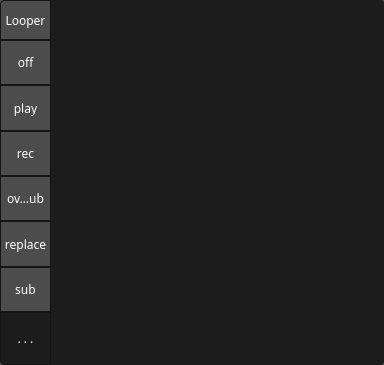
<?xml version="1.0" encoding="UTF-8"?>
<ui version="4.0">
 <class>LooperFrame</class>
 <widget class="QFrame" name="LooperFrame">
  <property name="geometry">
   <rect>
    <x>0</x>
    <y>0</y>
    <width>384</width>
    <height>365</height>
   </rect>
  </property>
  <property name="windowTitle">
   <string>Frame</string>
  </property>
  <property name="styleSheet">
   <string notr="true">* {
    background: #4d4c4d;
    font-family: handelgotdlig;
    font-weight: 200;
}



 QComboBox {
     border: 1px solid #141414;
     border-radius: 4px;
     padding: 1px 18px 1px 3px;
     min-width: 6em;
     color: #e8e8e8;
 }

 QComboBox:editable {
    background: #5b5a5b
 }

 QComboBox:!editable, QComboBox::drop-down:editable {
      background: qlineargradient(x1: 0, y1: 0, x2: 0, y2: 1,
      stop: 0 #3c3c3c, stop: 1 #262627);
 }

 /* QComboBox gets the &quot;on&quot; state when the popup is open */
 QComboBox:!editable:on, QComboBox::drop-down:editable:on {
     background: #5b5a5b
 }

 QComboBox:on { /* shift the text when the popup opens */
     padding-top: 3px;
     padding-left: 4px;
 }

 QComboBox::drop-down {
     subcontrol-origin: padding;
     subcontrol-position: top right;
     width: 15px;

     border-left-width: 1px;
     border-left-color: darkgray;
     border-left-style: solid; /* just a single line */
     border-top-right-radius: 3px; /* same radius as the QComboBox */
     border-bottom-right-radius: 3px;
 }

QComboBox QAbstractItemView {
    border: 1px solid #141414;
    selection-background-color: #5b5a5b;
}

 QSpinBox {
     /*padding-right: 15px; make room for the arrows */
     background-color: qlineargradient(x1: 0, y1: 0, x2: 0, y2: 1,
                                      stop: 0 #3c3c3c, stop: 1 #262627);
    color: #e8e8e8;
     border: none;
     border-radius: 4px;
     /*border-width: 3;*/
}

QSpinBox::up-button {
    border: none;
}

QSpinBox::down-button {
    border: none;
}

QLineEdit {
    border: 1px solid #141414;
    border-radius: 4px;
    color: #e8e8e8;
    background-color: qlineargradient(x1: 0, y1: 0, x2: 0, y2: 1,
                                     stop: 0 #3c3c3c, stop: 1 #262627);
    selection-background-color: #e8e8e8;
    selection-color: #262627
}

QProgressBar {
    border: 1px solid #141414;
    border-radius: 4px;
    text-align: center;
 }


 QProgressBar::chunk {
    background-color: qlineargradient(x1: 0, y1: 0, x2: 0, y2: 1,
                                      stop: 0 #3c3c3c, stop: 1 #262627);
    width: 20px;
 }

QFrame, QLabel, QToolTip {
   color: #e5e5e5;
   /*border: 1px solid #141414;*/
}

QFrame[style=&quot;plain&quot;] {
    border: 100px solid pink;
}

QAbstractButton {
   padding: 3px;
   border: 1px solid #141414;
   border-radius: 4px;
   background-color: qlineargradient(x1: 0, y1: 0, x2: 0, y2: 1,
                                     stop: 0 #3c3c3c, stop: 1 #262627);
    color: #e8e8e8;
}
QAbstractButton::hover {
   background-color: #5b5a5b;
}

QAbstractButton::disabled {
    color: #262627;
}

QAbstractButton::checked {
    background-color: #1c1c1c;
}

 QTabWidget::pane { /* The tab widget frame */
     border-top: 1px solid #141414;
     position: absolute;
     top: -0.5em;
 }

 QTabWidget::tab-bar {
     alignment: center;
 }

 /* Style the tab using the tab sub-control. Note that
     it reads QTabBar _not_ QTabWidget */
 QTabBar::tab {
 background-color: qlineargradient(x1: 0, y1: 0, x2: 0, y2: 1,
                                   stop: 0 #3c3c3c, stop: 1 #262627);

    border: 1px solid #141414;

     /*border: 2px solid #C4C4C3;
     border-bottom-color: #C2C7CB; same as the pane color */
     border-top-left-radius: 4px;
     border-top-right-radius: 4px;
     min-width: 8ex;
     padding: 2px;
     color: #e8e8e8;
 }

 QTabBar::tab:selected, QTabBar::tab:hover {
     background: #5b5a5b;
 }

 QTabBar::tab:selected {
     border-color: #5b5a5b;
     color: #141414;
     /*border-bottom-color: #C2C7CB; same as pane color */
 }

 QSlider::groove:horizontal {
 border: 1px solid #141414;
     height: 8px; /* the groove expands to the size of the slider by default. by giving it a height, it has a fixed size */
     background-color: qlineargradient(x1: 0, y1: 0, x2: 0, y2: 1,
                                       stop: 0 #3c3c3c, stop: 1 #262627);
     margin: 2px 0;
 }

 QSlider::handle:horizontal {
 background-color: qlineargradient(x1: 0, y1: 0, x2: 0, y2: 1,
                                   stop: 0 #3c3c3c, stop: 1 #262627);     border: 1px solid #5c5c5c;
     width: 18px;
     /*margin: -2px 0;  handle is placed by default on the contents rect of the groove. Expand outside the groove */
     border-radius: 3px;
 }

  QScrollBar:vertical {
      border: 0px solid transparent;
      background: transparent;
      width: 4px;
      margin: 0px 0 0px 0;
  }
  QScrollBar::handle:vertical {
      background: #e8e8e8;
      min-width: 20px;
      border: 2px solid #e8e8e8;
      border-radius: 2px;
  }
  QScrollBar::add-line:vertical {
      border: 0px solid transparent;
      background: transparent;
      height: 0px;
      subcontrol-position: bottom;
      subcontrol-origin: margin;
  }

  QScrollBar::sub-line:vertical {
      border: 0px solid transparent;
      background: transparent;
      height: 0px;
      subcontrol-position: top;
      subcontrol-origin: margin;
  }
  QScrollBar::up-arrow:vertical, QScrollBar::down-arrow:vertical {
      border: 0px solid grey;
      width: 0px;
      height: 0px;
      background: white;
  }

  QScrollBar::add-page:vertical, QScrollBar::sub-page:vertical {
      background: none;
  }



  QScrollBar:horizontal {
      border: 0px solid transparent;
      background: transparent;
      height: 4px;
      margin: 0px 0 0px 0;
  }
  QScrollBar::handle:horizontal{
      background: #e8e8e8;
      min-height: 20px;
      border: 2px solid #e8e8e8;
      border-radius: 2px;
  }
  QScrollBar::add-line:horizontal {
      border: 0px solid transparent;
      background: transparent;
      height: 0px;
      subcontrol-position: bottom;
      subcontrol-origin: margin;
  }

  QScrollBar::sub-line:horizontal {
      border: 0px solid transparent;
      background: transparent;
      height: 0px;
      subcontrol-position: top;
      subcontrol-origin: margin;
  }
  QScrollBar::up-arrow:horizontal, QScrollBar::down-arrow:horizontal {
      border: 0px solid grey;
      width: 0px;
      height: 0px;
      background: white;
  }

  QScrollBar::add-page:vertical, QScrollBar::sub-page:vertical {
      background: none;
  }





QSlider::groove:horizontal {
border: 1px solid #bbb;
background: white;
height: 20px;
border-radius: 4px;
}

QSlider::groove:vertical {
border: 1px solid #bbb;
background: white;
width: 50px;
border-radius: 4px;
}

QSlider::sub-page:horizontal {
background: qlineargradient(x1: 0, y1: 0,    x2: 0, y2: 1,
    stop: 0 #444, stop: 1 #bbb);
background: qlineargradient(x1: 0, y1: 0.2, x2: 1, y2: 1,
    stop: 0 #bbb, stop: 1 #555);
border: 0px solid #777;
height: 40px;
border-radius: 4px;
border-top-left-radius: 4px;
border-top-right-radius: 0px;
border-bottom-left-radius: 4px;
border-bottom-right-radius: 0px;
}

QSlider::sub-page:vertical {
background: qlineargradient(x1: 0, y1: 1,    x2: 0, y2: 0,
    stop: 0 #bbb, stop: 1 #444);
background: qlineargradient(x1: 0, y1: 1, x2: 1, y2: 0.2,
    stop: 0 #555, stop: 1 #bbb);
border: 0px solid #777;
width: 50px;
border-top-left-radius: 4px;
border-top-right-radius: 4px;
border-bottom-left-radius: 0px;
border-bottom-right-radius: 0px;
}

QSlider::add-page:horizontal {
background: qlineargradient(x1: 0, y1: 1,    x2: 0, y2: 0,
    stop: 0 #bbb, stop: 1 #444);
background: qlineargradient(x1: 0, y1: 1, x2: 1, y2: 0.2,
    stop: 0 #555, stop: 1 #bbb);
border: 0px solid #777;
height: 40px;
border-top-left-radius: 0px;
border-top-right-radius: 4px;
border-bottom-left-radius: 0px;
border-bottom-right-radius: 4px;
}

QSlider::add-page:vertical {
background: qlineargradient(x1: 0, y1: 1,    x2: 0, y2: 0,
    stop: 0 #444, stop: 1 #bbb);
background: qlineargradient(x1: 1, y1: 1, x2: 0, y2: 0.2,
    stop: 0 #bbb, stop: 1 #555);
border: 0px solid #777;
width: 50px;
border-top-left-radius: 0px;
border-top-right-radius: 0px;
border-bottom-left-radius: 4px;
border-bottom-right-radius: 4px;
}

QSlider::handle:horizontal {
     background-color: qlineargradient(x1: 0, y1: 0, x2: 0, y2: 1,
                                      stop: 0 #3c3c3c, stop: 1 #262627);
border: 1px solid #777;
width: 53px;
margin-top: -2px;
margin-bottom: -2px;
border-radius: 10px;
margin: 2px;
}

QSlider::handle:vertical {
     background-color: qlineargradient(x1: 0, y1: 0, x2: 0, y2: 1,
                                      stop: 0 #3c3c3c, stop: 1 #262627);
border: 1px solid #777;
height: 33px;
margin-top: -2px;
margin-bottom: -2px;
border-radius: 10px;
margin: 2px;
}

QSlider::sub-page:horizontal:disabled {
background: #bbb;
border-color: #999;
}

QSlider::sub-page:vertical:disabled {
background: #bbb;
border-color: #999;
}

QSlider::add-page:horizontal:disabled {
background: #eee;
border-color: #999;
}

QSlider::add-page:vertical:disabled {
background: #eee;
border-color: #999;
}

QSlider::handle:horizontal:disabled {
background: #eee;
border: 1px solid #aaa;
border-radius: 4px;
}

QSlider::handle:vertical:disabled {
background: #eee;
border: 1px solid #aaa;
border-radius: 4px;
}</string>
  </property>
  <property name="frameShape">
   <enum>QFrame::NoFrame</enum>
  </property>
  <property name="frameShadow">
   <enum>QFrame::Plain</enum>
  </property>
  <layout class="QGridLayout" name="gridLayout_2">
   <property name="margin">
    <number>0</number>
   </property>
   <property name="spacing">
    <number>0</number>
   </property>
   <item row="0" column="1">
    <widget class="QFrame" name="frame_2">
     <property name="minimumSize">
      <size>
       <width>40</width>
       <height>0</height>
      </size>
     </property>
     <property name="styleSheet">
      <string notr="true">background: #1c1c1c;
border-top-left-radius: 0px;
border-bottom-right-radius: 0px;
border-top-right-radius: 4px;
border-bottom-right-radius: 4px;</string>
     </property>
     <property name="frameShape">
      <enum>QFrame::StyledPanel</enum>
     </property>
     <property name="frameShadow">
      <enum>QFrame::Raised</enum>
     </property>
     <layout class="QGridLayout" name="gridLayout">
      <property name="margin">
       <number>0</number>
      </property>
      <item row="0" column="0">
       <layout class="QHBoxLayout" name="horizontalLayout">
        <property name="spacing">
         <number>0</number>
        </property>
        <property name="topMargin">
         <number>0</number>
        </property>
        <item>
         <widget class="QFrame" name="frame">
          <property name="sizePolicy">
           <sizepolicy hsizetype="Expanding" vsizetype="Expanding">
            <horstretch>0</horstretch>
            <verstretch>0</verstretch>
           </sizepolicy>
          </property>
          <layout class="QGridLayout" name="gridLayout_3">
           <property name="margin">
            <number>0</number>
           </property>
           <property name="spacing">
            <number>0</number>
           </property>
           <item row="0" column="0">
            <layout class="QVBoxLayout" name="visLayout">
             <property name="spacing">
              <number>0</number>
             </property>
            </layout>
           </item>
          </layout>
         </widget>
        </item>
       </layout>
      </item>
     </layout>
     <zorder></zorder>
    </widget>
   </item>
   <item row="0" column="0">
    <widget class="QWidget" name="widget" native="true">
     <property name="styleSheet">
      <string notr="true">color: white;</string>
     </property>
     <layout class="QVBoxLayout" name="verticalLayout">
      <property name="spacing">
       <number>0</number>
      </property>
      <property name="margin">
       <number>0</number>
      </property>
      <item>
       <widget class="live_widgets::PushButton" name="menu">
        <property name="minimumSize">
         <size>
          <width>51</width>
          <height>40</height>
         </size>
        </property>
        <property name="maximumSize">
         <size>
          <width>51</width>
          <height>40</height>
         </size>
        </property>
        <property name="styleSheet">
         <string notr="true">border-bottom-left-radius: 0px;
border-bottom-right-radius: 0px;
border-top-right-radius: 0px; /*DO NOT MODIFY THIS LINE*/
color: white;</string>
        </property>
        <property name="text">
         <string>Looper</string>
        </property>
       </widget>
      </item>
      <item>
       <widget class="live_widgets::ToolButton" name="loopOff">
        <property name="sizePolicy">
         <sizepolicy hsizetype="Fixed" vsizetype="Expanding">
          <horstretch>0</horstretch>
          <verstretch>0</verstretch>
         </sizepolicy>
        </property>
        <property name="minimumSize">
         <size>
          <width>51</width>
          <height>0</height>
         </size>
        </property>
        <property name="maximumSize">
         <size>
          <width>51</width>
          <height>16777215</height>
         </size>
        </property>
        <property name="autoFillBackground">
         <bool>false</bool>
        </property>
        <property name="styleSheet">
         <string notr="true">border-top-left-radius: 0px;
border-bottom-left-radius: 0px;
border-top-right-radius: 0px;
border-bottom-right-radius: 0px;</string>
        </property>
        <property name="text">
         <string>off</string>
        </property>
        <property name="iconSize">
         <size>
          <width>35</width>
          <height>35</height>
         </size>
        </property>
        <property name="checkable">
         <bool>true</bool>
        </property>
       </widget>
      </item>
      <item>
       <widget class="live_widgets::ToolButton" name="loopPlay">
        <property name="sizePolicy">
         <sizepolicy hsizetype="Fixed" vsizetype="Expanding">
          <horstretch>0</horstretch>
          <verstretch>0</verstretch>
         </sizepolicy>
        </property>
        <property name="minimumSize">
         <size>
          <width>51</width>
          <height>0</height>
         </size>
        </property>
        <property name="maximumSize">
         <size>
          <width>51</width>
          <height>16777215</height>
         </size>
        </property>
        <property name="autoFillBackground">
         <bool>false</bool>
        </property>
        <property name="styleSheet">
         <string notr="true">border-top-left-radius: 0px;
border-bottom-left-radius: 0px;
border-top-right-radius: 0px;
border-bottom-right-radius: 0px;</string>
        </property>
        <property name="text">
         <string>play</string>
        </property>
        <property name="iconSize">
         <size>
          <width>35</width>
          <height>35</height>
         </size>
        </property>
        <property name="checkable">
         <bool>true</bool>
        </property>
       </widget>
      </item>
      <item>
       <widget class="live_widgets::ToolButton" name="loopRecord">
        <property name="sizePolicy">
         <sizepolicy hsizetype="Fixed" vsizetype="Expanding">
          <horstretch>0</horstretch>
          <verstretch>0</verstretch>
         </sizepolicy>
        </property>
        <property name="minimumSize">
         <size>
          <width>51</width>
          <height>0</height>
         </size>
        </property>
        <property name="maximumSize">
         <size>
          <width>51</width>
          <height>16777215</height>
         </size>
        </property>
        <property name="autoFillBackground">
         <bool>false</bool>
        </property>
        <property name="styleSheet">
         <string notr="true">border-top-left-radius: 0px;
border-bottom-left-radius: 0px;
border-top-right-radius: 0px;
border-bottom-right-radius: 0px;</string>
        </property>
        <property name="text">
         <string>rec</string>
        </property>
        <property name="iconSize">
         <size>
          <width>35</width>
          <height>35</height>
         </size>
        </property>
        <property name="checkable">
         <bool>true</bool>
        </property>
       </widget>
      </item>
      <item>
       <widget class="live_widgets::ToolButton" name="loopOverdub">
        <property name="sizePolicy">
         <sizepolicy hsizetype="Fixed" vsizetype="Expanding">
          <horstretch>0</horstretch>
          <verstretch>0</verstretch>
         </sizepolicy>
        </property>
        <property name="minimumSize">
         <size>
          <width>51</width>
          <height>0</height>
         </size>
        </property>
        <property name="maximumSize">
         <size>
          <width>51</width>
          <height>16777215</height>
         </size>
        </property>
        <property name="autoFillBackground">
         <bool>false</bool>
        </property>
        <property name="styleSheet">
         <string notr="true">border-top-left-radius: 0px;
border-bottom-left-radius: 0px;
border-top-right-radius: 0px;
border-bottom-right-radius: 0px;</string>
        </property>
        <property name="text">
         <string>overdub</string>
        </property>
        <property name="iconSize">
         <size>
          <width>35</width>
          <height>35</height>
         </size>
        </property>
        <property name="checkable">
         <bool>true</bool>
        </property>
       </widget>
      </item>
      <item>
       <widget class="live_widgets::ToolButton" name="loopReplace">
        <property name="sizePolicy">
         <sizepolicy hsizetype="Fixed" vsizetype="Expanding">
          <horstretch>0</horstretch>
          <verstretch>0</verstretch>
         </sizepolicy>
        </property>
        <property name="minimumSize">
         <size>
          <width>51</width>
          <height>0</height>
         </size>
        </property>
        <property name="maximumSize">
         <size>
          <width>51</width>
          <height>16777215</height>
         </size>
        </property>
        <property name="styleSheet">
         <string notr="true">border-top-left-radius: 0px;
border-bottom-left-radius: 0px;
border-top-right-radius: 0px;
border-bottom-right-radius: 0px;</string>
        </property>
        <property name="text">
         <string>replace</string>
        </property>
        <property name="checkable">
         <bool>true</bool>
        </property>
       </widget>
      </item>
      <item>
       <widget class="live_widgets::ToolButton" name="loopSub">
        <property name="sizePolicy">
         <sizepolicy hsizetype="Fixed" vsizetype="Expanding">
          <horstretch>0</horstretch>
          <verstretch>0</verstretch>
         </sizepolicy>
        </property>
        <property name="minimumSize">
         <size>
          <width>51</width>
          <height>0</height>
         </size>
        </property>
        <property name="maximumSize">
         <size>
          <width>51</width>
          <height>16777215</height>
         </size>
        </property>
        <property name="styleSheet">
         <string notr="true">border-top-left-radius: 0px;
border-bottom-left-radius: 0px;
border-top-right-radius: 0px;
border-bottom-right-radius: 0px;</string>
        </property>
        <property name="text">
         <string>sub</string>
        </property>
        <property name="checkable">
         <bool>true</bool>
        </property>
       </widget>
      </item>
      <item>
       <widget class="QToolButton" name="toolButton_more">
        <property name="minimumSize">
         <size>
          <width>51</width>
          <height>53</height>
         </size>
        </property>
        <property name="maximumSize">
         <size>
          <width>51</width>
          <height>53</height>
         </size>
        </property>
        <property name="styleSheet">
         <string notr="true">border-top-left-radius: 0px;
border-top-right-radius: 0px;
border-bottom-right-radius: 0px; /* DO NOT MODIFY THIS LINE! */</string>
        </property>
        <property name="text">
         <string>. . .</string>
        </property>
        <property name="iconSize">
         <size>
          <width>35</width>
          <height>35</height>
         </size>
        </property>
        <property name="checkable">
         <bool>true</bool>
        </property>
        <property name="checked">
         <bool>true</bool>
        </property>
       </widget>
      </item>
     </layout>
    </widget>
   </item>
  </layout>
 </widget>
 <customwidgets>
  <customwidget>
   <class>live_widgets::PushButton</class>
   <extends>QPushButton</extends>
   <header>live_widgets/pushbutton.h</header>
  </customwidget>
  <customwidget>
   <class>live_widgets::ToolButton</class>
   <extends>QToolButton</extends>
   <header>live_widgets/toolbutton.h</header>
  </customwidget>
 </customwidgets>
 <resources/>
 <connections/>
</ui>
